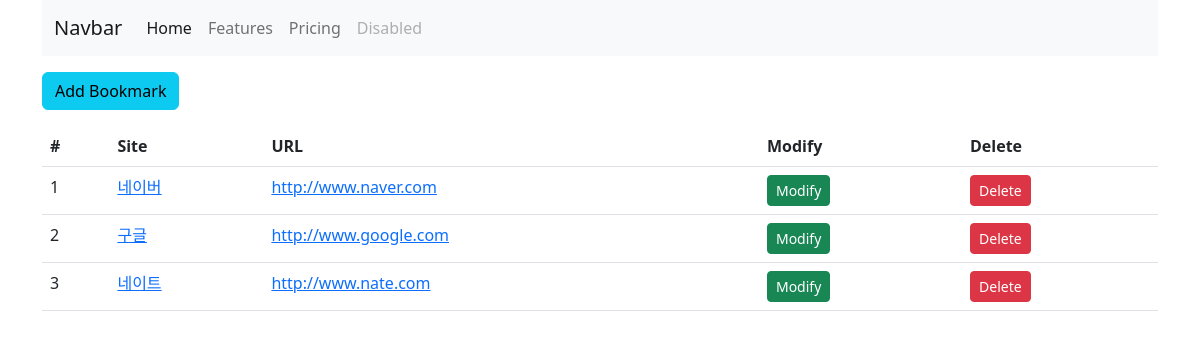
The app's page /bookmark/, older data.
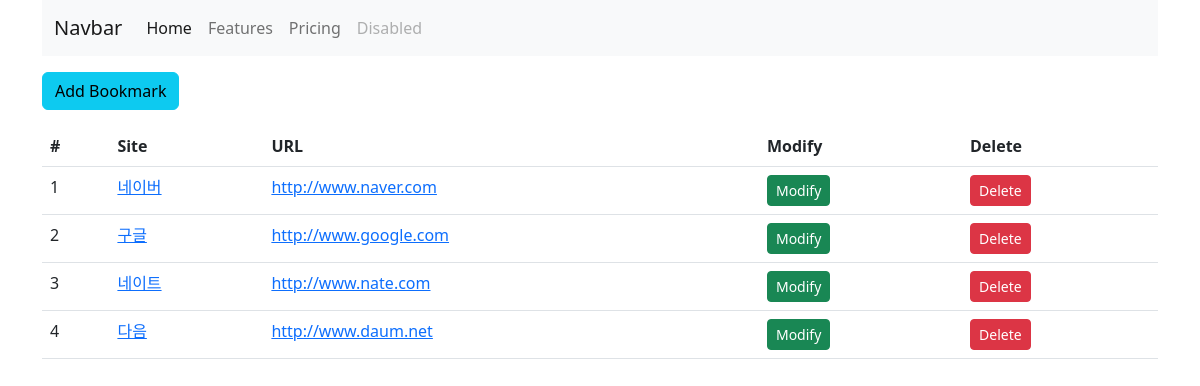
The same page, newer data.
### bookmark/models.py (models this page shows, shortened)
class Bookmark(models.Model):
    site_name= models.CharField(max_length=100)
    url= models.URLField('Site URL')

### bookmark/views.py (the view)
# urls.py: path("", BookmarkListView.as_view(), name='list'),
class BookmarkListView(ListView):
    model=Bookmark

### bookmark/templates/bookmark/bookmark_list.html (shortened to what this page needs)
{% extends 'base.html' %}
{% block content %}
<div class="btn-group">
    <a href="{% url 'add' %}" class="btn btn-info">Add Bookmark</a>
</div>
<table class="table">
    <thead>
        <tr>
            <th scope="col">#</th>
            <th scope="col">Site</th>
            <th scope="col">URL</th>
            <th scope="col">Modify</th>
            <th scope="col">Delete</th>
        </tr>
    </thead>
    <tbody>
        {% for bookmark in object_list %}
            <tr>
                <td>{{forloop.counter}}</td>
                <td><a href="{% url 'detail' pk=bookmark.id %}">{{bookmark.site_name}}</a></td>
                <td><a href="{{bookmark.url}}" target="_blank">{{bookmark.url}}</a></td>
                <td><a href="{% url 'update' pk=bookmark.id %}" class="btn btn-success btn-sm">Modify</a></td>
                <td><a href="{% url 'delete' pk=bookmark.id %}" class="btn btn-danger btn-sm">Delete</a></td>
            </tr>
        {% endfor %}
    </tbody>
</table>
{% endblock %}

Row changes from the older to the newer data that the page shows:
added Bookmark: site_name "다음", url "http://www.daum.net"
